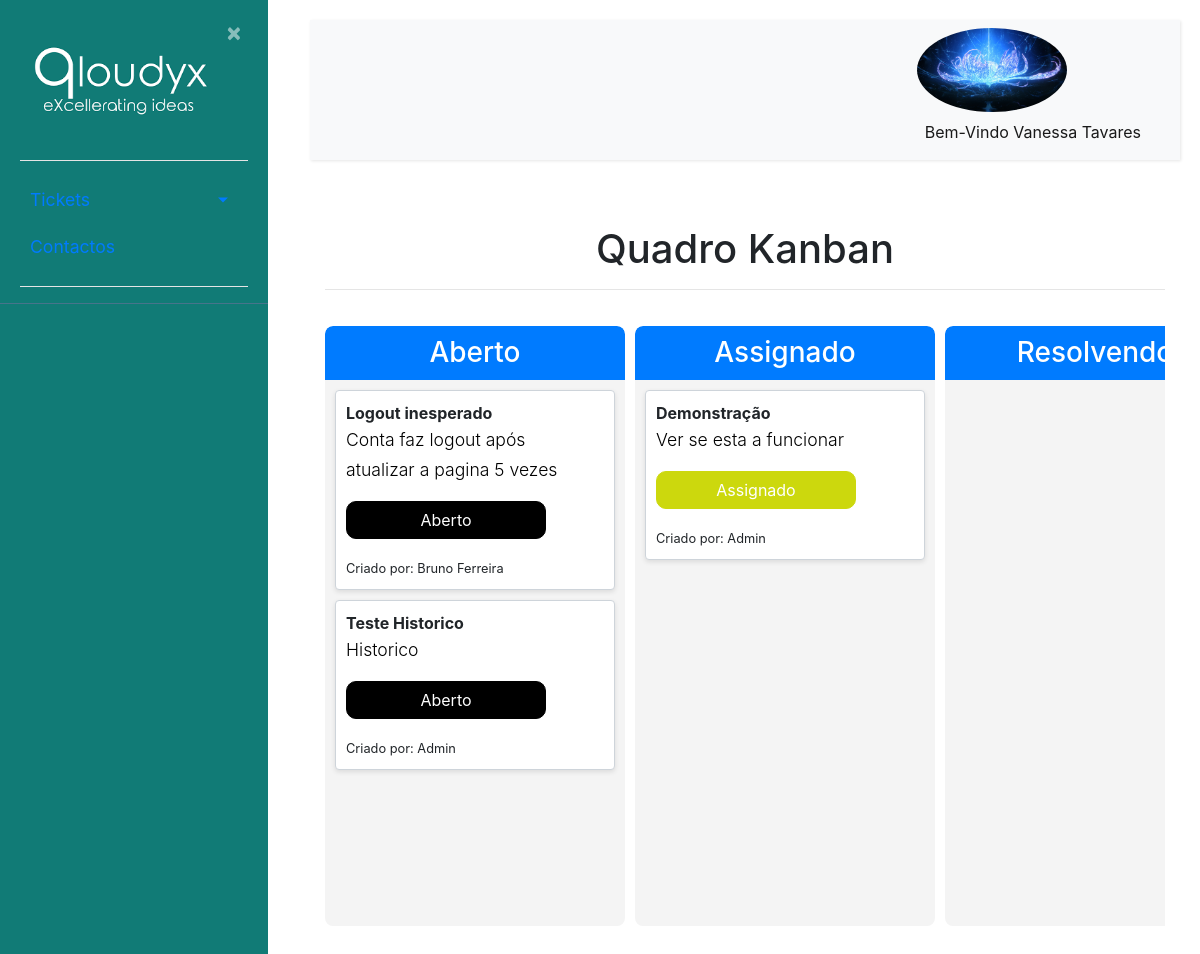
Before: /kanban/ (signed in) with the older database file.
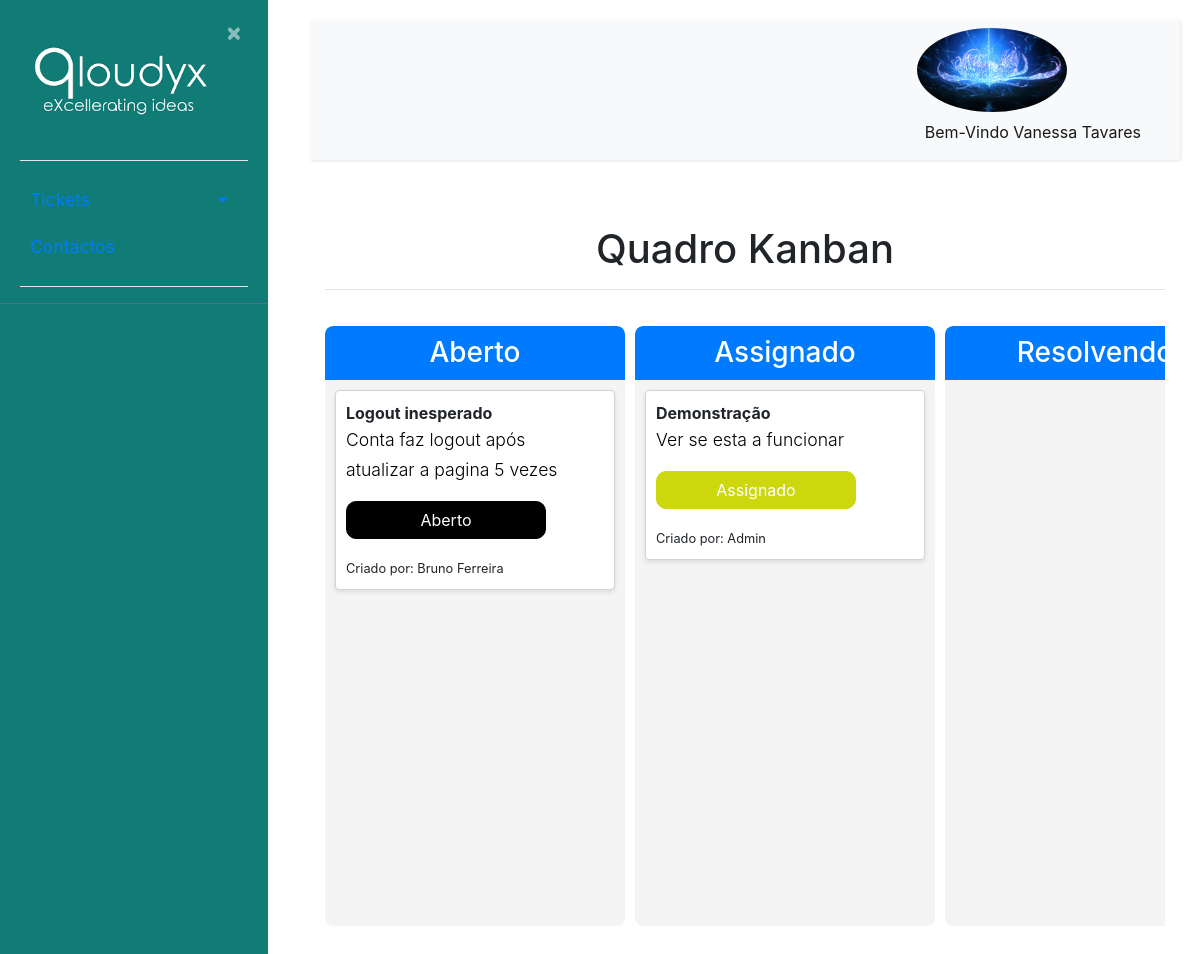
After: the same page with the newer database file.
### ticket/models.py (models this page shows, shortened)
class Estado(models.Model):
    estado = models.CharField(max_length=20)
    cor = models.CharField(max_length=30)
    font_color = models.CharField(max_length=30)
    descricao = models.CharField(max_length=300)

class Ticket(models.Model):
    uuid = models.UUIDField(default = uuid.uuid4)
    nome = models.CharField(max_length=50, verbose_name='Titulo')
    dataCriacao = models.DateTimeField(default=timezone.now(), verbose_name='Data de Criação')
    dataAtualizacao = models.DateTimeField(null=True ,default=timezone.now(), verbose_name='Atualizado a')
    descricao = models.CharField(max_length=300, verbose_name='Descrição')
    usuarios = models.ForeignKey(Usuarios, null = True, on_delete=models.CASCADE, related_name="responsavel", verbose_name='Responsável')
    app_tpPedidos = models.ForeignKey(Apps_tpPedidos, on_delete=models.CASCADE, verbose_name='Tipo de Problema')
    prioridade = models.ForeignKey(Prioridade, null = True , on_delete=models.CASCADE, verbose_name='Prioridade')
    resolucao = models.ForeignKey(Resolucao, null = True, on_delete=models.CASCADE, verbose_name='Resolução')
    comresolucao = models.CharField(max_length=200, null=True, verbose_name='Comentário de Resolução')
    id_Proprietario = models.ForeignKey(Usuarios, null = True, on_delete=models.CASCADE, related_name="criador", verbose_name='Criador do Ticket')
    estado = models.ForeignKey(Estado,null = True,default = 1, on_delete=models.CASCADE, verbose_name='Estado Atual')
    usuario_app = models.ForeignKey(Usuarios_Apps,null = True, on_delete=models.CASCADE)
    app = models.ForeignKey(Apps, on_delete=models.CASCADE)
    url = models.CharField(max_length=200, verbose_name="URL", null= True)

class Usuarios(AbstractBaseUser):
    uuid = models.UUIDField(default = uuid.uuid4)
    nome = models.CharField(max_length=100, unique=True,verbose_name='Utilizador')
    email = models.EmailField(verbose_name='E-mail')
    foto = models.ImageField(null=True, blank=True, upload_to='users/uploads/fotos',verbose_name='Foto')
    descricao = models.CharField(max_length=250, null=True)
    EscolhasRole = {
    ("Interno", "Interno"),
    ("Operador", "Operador"),
    ("Cliente", "Cliente"),
    }
    role = models.CharField(max_length=50,choices= EscolhasRole ,verbose_name='Cargo')
    entidade = models.ManyToManyField(Entidades, verbose_name='Entidades')
    telefone = PhoneNumberField(null=True, blank=False, unique=True, verbose_name='Telefone')
    date_of_birth = models.DateField(verbose_name='Data de Nascimento')
    is_active = models.BooleanField(default=True, verbose_name='Ativo?')
    is_admin = models.BooleanField(default=False, verbose_name='Admin?')
    objects = MyUserManager()
    USERNAME_FIELD = 'nome'
    REQUIRED_FIELDS = ['date_of_birth','email']
    def nomes_entidade(self):
            return ', '.join([a.nome for a in self.entidade.all()])
    nomes_entidade.short_description = "Entidades"

### ticket/views.py (the view)
# urls.py: path('kanban/', views.lista_kanban, name='listakanban'),
def lista_kanban(request):
    estados = Estado.objects.order_by("id")
    tickets_por_estado = {estado.estado: Ticket.objects.filter(estado=estado) for estado in estados}
    return render(request, 'ticket/listakanban.html', {
        'tickets_por_estado': tickets_por_estado,
        'estados': estados,
    })

### ticket/templates/ticket/listakanban.html (shortened to what this page needs)
{% extends "ticket/base.html" %}
{% block content %}
<head>
    <link rel="stylesheet" href="https://cdnjs.cloudflare.com/ajax/libs/normalize/8.0.1/normalize.min.css">
    <link rel="stylesheet" href="https://stackpath.bootstrapcdn.com/bootstrap/4.5.2/css/bootstrap.min.css">
</head>
<body>
<div class="container-fluid mt-4">
    <h1 class="text-center">Quadro Kanban</h1>
    <hr>
    <div class="kanban-board">
        {% for estado, tickets in tickets_por_estado.items %}
            <div class="kanban-column" id="estado-{{ estado }}">
                <h3>{{ estado }} {{ tickets_por_estado.font_color }}</h3>
                <div class="kanban-tickets" data-estado="{{ estado }}">
                    {% for ticket in tickets %}
                        <div class="kanban-card" id="ticket-{{ ticket.id }}" data-id="{{ ticket.id }}">
                            <strong>{{ ticket.nome }}</strong>
                            <p>{{ ticket.descricao|truncatewords:10 }}</p>
                            <p><button style="background-color:{{ticket.estado.font_color}}; border-color:{{ticket.estado.font_color}}; width:200px; border-radius: 10px;"type="button" class="btn btn-primary">{{ ticket.estado.estado }}</button></p>
                            <small>Criado por: {{ ticket.id_Proprietario.nome }}</small>
                        </div>
                    {% endfor %}
                </div>
            </div>
        {% endfor %}
    </div>
</div>
</body>
{% endblock content %}

Changed rows visible on the page:
no longer on this page (row edited): Ticket: nome "Teste Historico", descricao "Historico", estado.estado "Aberto", id_Proprietario.nome "Admin"
